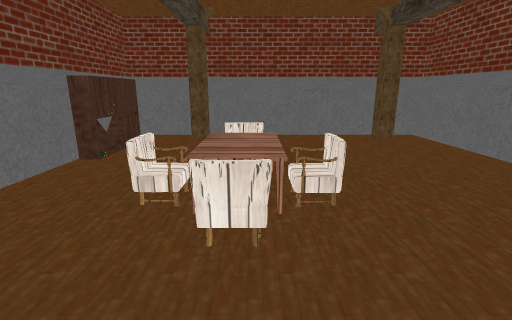
[1] (above)

12 first-person views from a walk through a 3-D level made in the Unity game engine. The camera is 1.5 m above the floor, tilts 14° down and sees 85° across. The floor is counted in squares, 0.5 m on a side. Each view is taken from the middle of a square. On the plan, view 1 faces up. The plan holds only what a view shows up to about 20 squares ahead; the rest is blank. The place goes on beyond the plan. The player is left out. Some surface patterns are stand-ins.

[2]
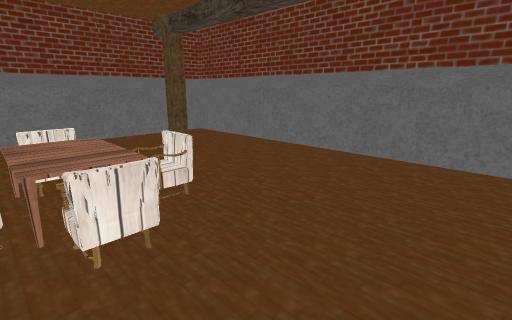

[3]
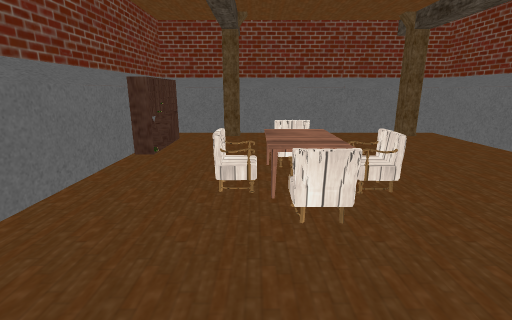

[4]
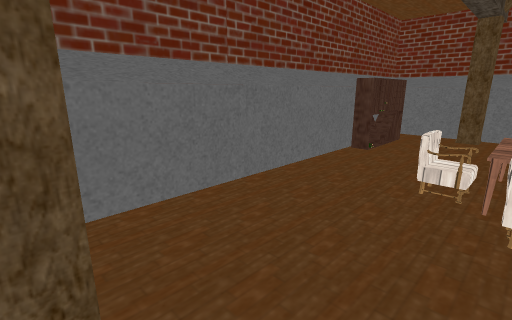

[5]
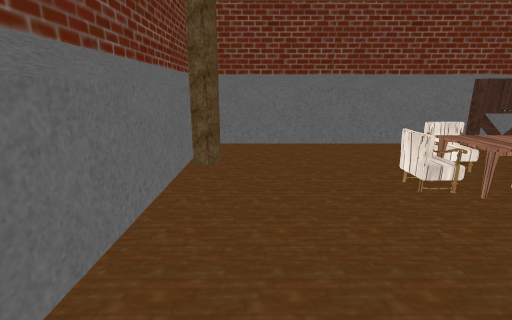

[6]
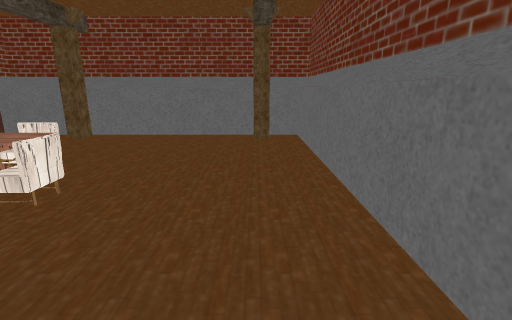

[7]
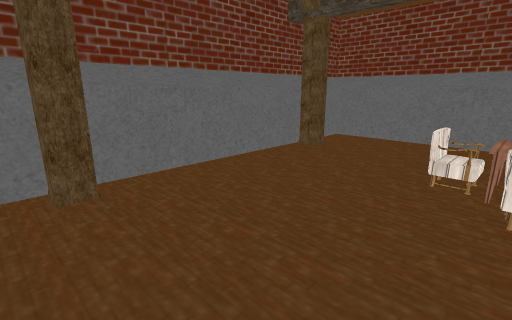

[8]
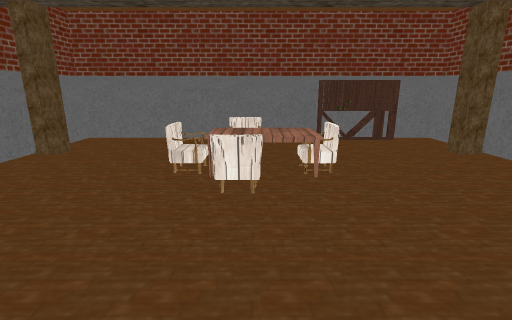

[9]
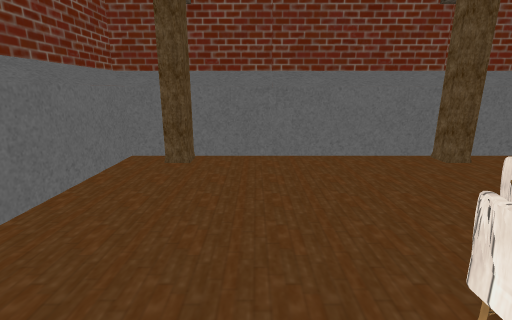

[10]
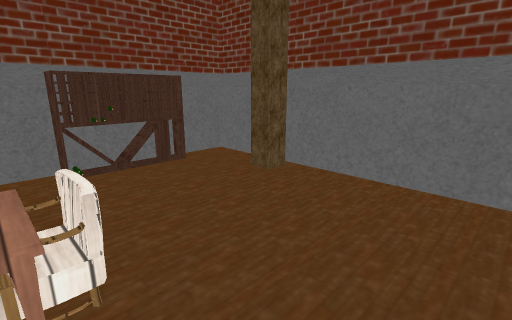

[11]
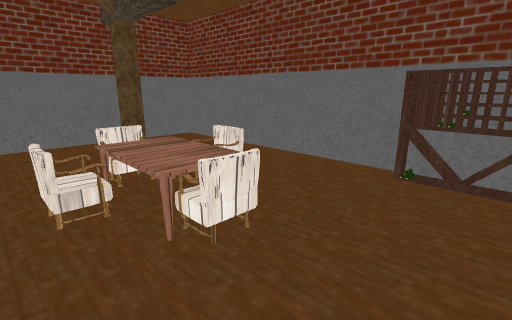

[12]
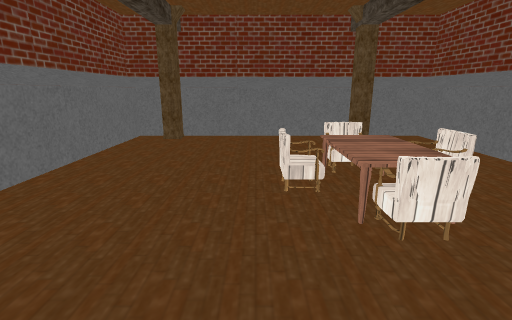

### Floor plan
Points are (right, up) in squares from view 1. A wall is a line through its corners. A room is listed if a view was taken in it or the views show most of it. See-through windows are left out.
Room 1 (views 1, 2, 3, 4, 5, 6, 7, 8, 9, 10, 11, 12)
walls: (-4.2, -1.6) (-3.1, -1.6) (-3.1, -2.6); (-3.1, 18.9) (-3.1, 17.9) (-4.2, 17.9); (7.9, -2.6) (7.9, -1.6) (8.8, -1.6) (8.8, -2.6); (8.9, 17.9) (7.9, 17.9) (7.9, 18.9); (-8, -2.9) (10.9, -2.9) (10.9, 19.3) (-8, 19.3) (-8, -2.9)
objects: other object (-7, 12); other object (-7, 13); other object (-7, 14); other object (-7, 15) to (-7, 16); chair (-3, 7) to (-2, 8); table (-2, 6) to (1, 10); chair (-1, 5) to (0, 6); chair (-1, 10) to (0, 11); chair (1, 7) to (2, 8)

Positions as (right, up) in squares from view 1, and headings:
1: (0, 0), facing up
2: (-2, 0), facing up-right
3: (-2, -1), facing up
4: (-1, -2), facing up-left
5: (8, 0), facing left
6: (8, 0), facing up
7: (10, 7), facing down-left
8: (10, 8), facing left
9: (5, 10), facing down
10: (4, 10), facing up-left
11: (3, 15), facing down-left
12: (3, 16), facing down
